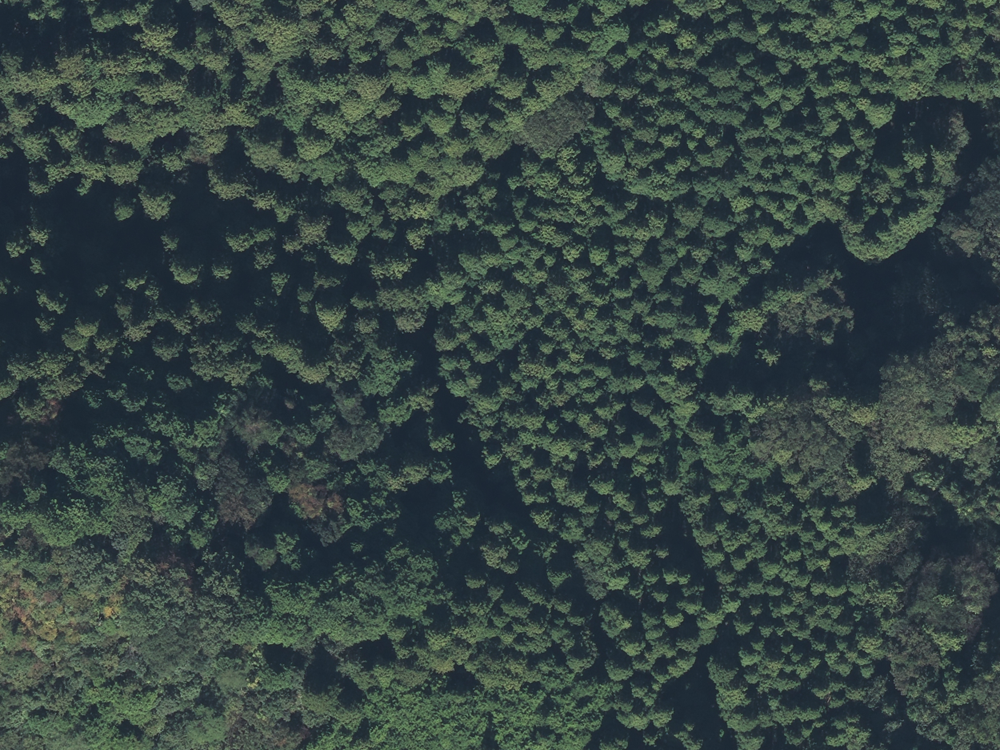
#> input picture opencv/input/test1000750.tif, 1000 x 750 px
$ python app.py
#> lines starting #> are read from the running program, lines starting #| are printed output that depends on the picture; after the words box and inside, x2 and y2 are one past the last pixel; in counts of white or black regions, pixels touching at a corner belong together
import numpy as np
import cv2
from matplotlib import pyplot as plt

import tkinter as tk
# python2の場合は、import Tkinter as tk
import tkinter.ttk as ttk
# python2の場合は、import ttk
import sqlite3

colormap_table_count = 0
colormap_table = [
    ['COLORMAP_AUTUMN',  cv2.COLORMAP_AUTUMN ],
    ['COLORMAP_JET',     cv2.COLORMAP_JET    ],
    ['COLORMAP_WINTER',  cv2.COLORMAP_WINTER ],
    ['COLORMAP_RAINBOW', cv2.COLORMAP_RAINBOW],
    ['COLORMAP_OCEAN',   cv2.COLORMAP_OCEAN  ],
    ['COLORMAP_SUMMER',  cv2.COLORMAP_SUMMER ],
    ['COLORMAP_SPRING',  cv2.COLORMAP_SPRING ],
    ['COLORMAP_COOL',    cv2.COLORMAP_COOL   ],
    ['COLORMAP_HSV',     cv2.COLORMAP_HSV    ],
    ['COLORMAP_PINK',    cv2.COLORMAP_PINK   ],
    ['COLORMAP_HOT',     cv2.COLORMAP_HOT    ]]

# img = cv2.imread('./coins.png', 0)
img = cv2.imread('./input/test1000750.tif', 0)
#> img: shape (750, 1000); min 28, max 172, mean 65
# 閾値の設定
threshold = 100

# 二値化(閾値100を超えた画素を255にする。)
ret, img_thresh = cv2.threshold(img, threshold, 255, cv2.THRESH_BINARY)
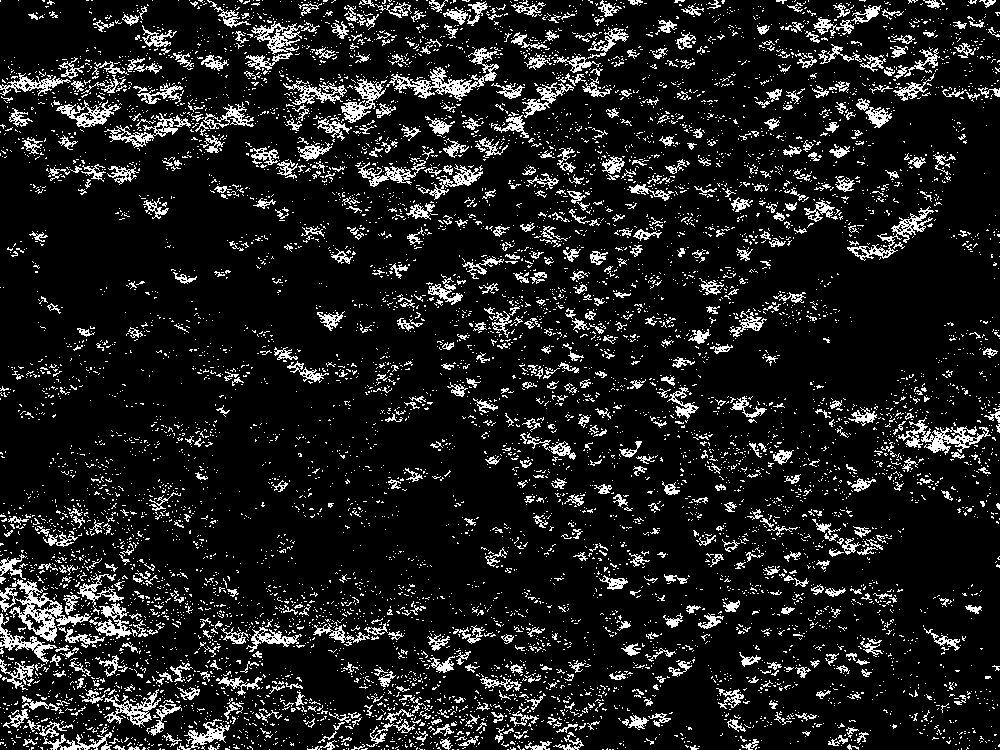
#> img_thresh: shape (750, 1000); 11.6% white in thin lines or dots
#> ret = 100
ret2, img_otsu = cv2.threshold(img, 0, 255, cv2.THRESH_OTSU)
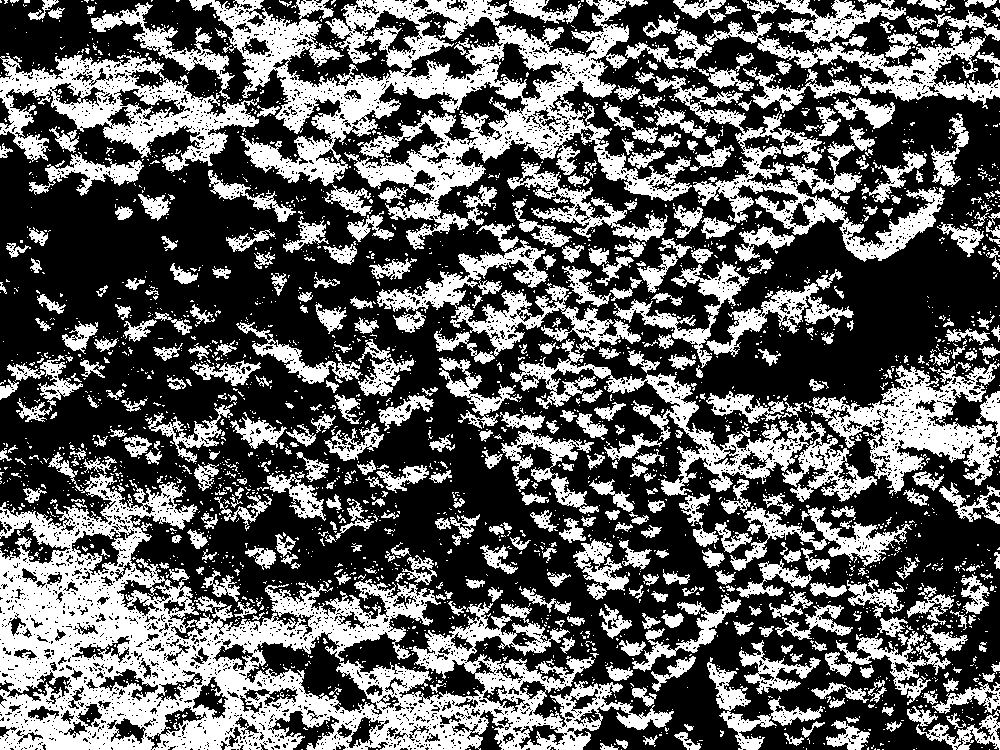
#> img_otsu: shape (750, 1000); 37.6% white; 3108 white regions (2660 under 20 px), largest, box (x1, y1, x2, y2) and area: (0, 452, 674, 750) 66093, (189, 0, 692, 250) 38672, (0, 54, 259, 173) 11681
#> ret2 = 70
# cv2.THRESH_BINARY_INVを追加することで反転
ret2, img_otsu_inv = cv2.threshold(img, 0, 255, cv2.THRESH_BINARY_INV+cv2.THRESH_OTSU)

# noise removal
kernel = np.ones((3,3),np.uint8)
opening = cv2.morphologyEx(img_otsu_inv,cv2.MORPH_OPEN,kernel, iterations = 2)
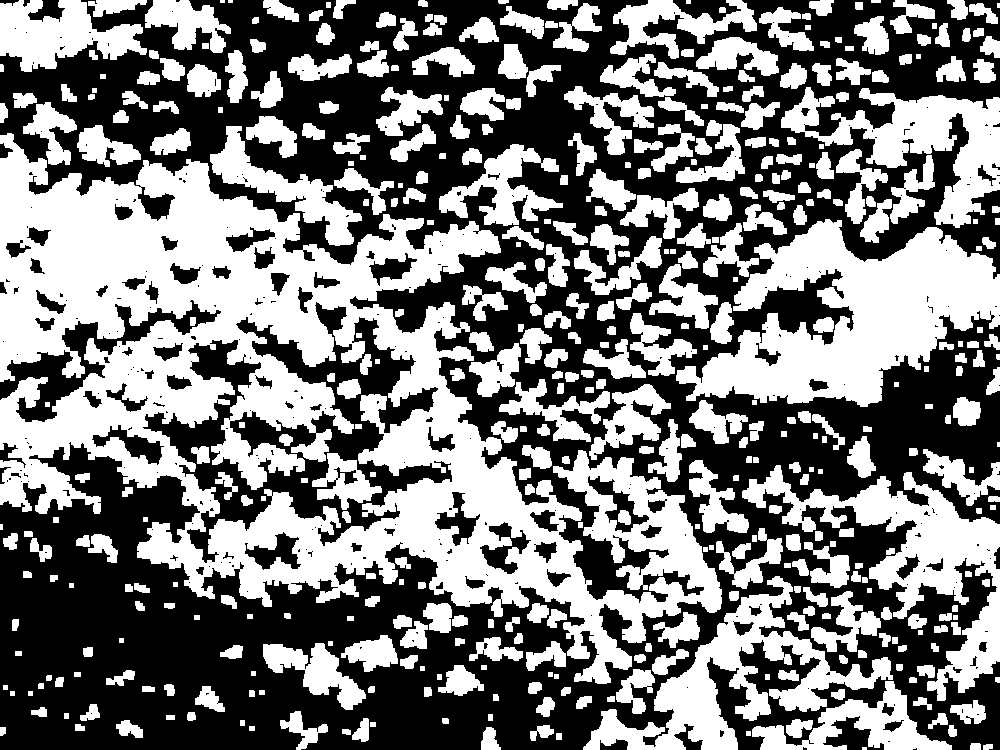
#> opening: shape (750, 1000); 48% white; 450 white regions (6 under 20 px), largest, box (x1, y1, x2, y2) and area: (0, 133, 722, 684) 140432, (676, 219, 1000, 407) 30826, (742, 465, 1000, 701) 15828

# sure background area
sure_bg = cv2.dilate(opening,kernel,iterations=3)
#> sure_bg: shape (750, 1000); 72.3% white; 415 black regions (162 under 20 px), largest, box (x1, y1, x2, y2) and area: (0, 451, 626, 750) 70906, (0, 0, 688, 254) 44331, (649, 350, 1000, 536) 19234

# Finding sure foreground area
dist_transform = cv2.distanceTransform(opening,cv2.DIST_L2,5)
ret, sure_fg = cv2.threshold(dist_transform,0.7*dist_transform.max(),255,0)
#> sure_fg: shape (750, 1000) float32; 0.28% white; 4 white regions (1 under 20 px), largest, box (x1, y1, x2, y2) and area: (69, 223, 132, 270) 1127, (871, 283, 907, 332) 910, (0, 186, 4, 216) 68
#> ret = 28.56

# Finding unknown region
sure_fg = np.uint8(sure_fg)
unknown = cv2.subtract(sure_bg,sure_fg)
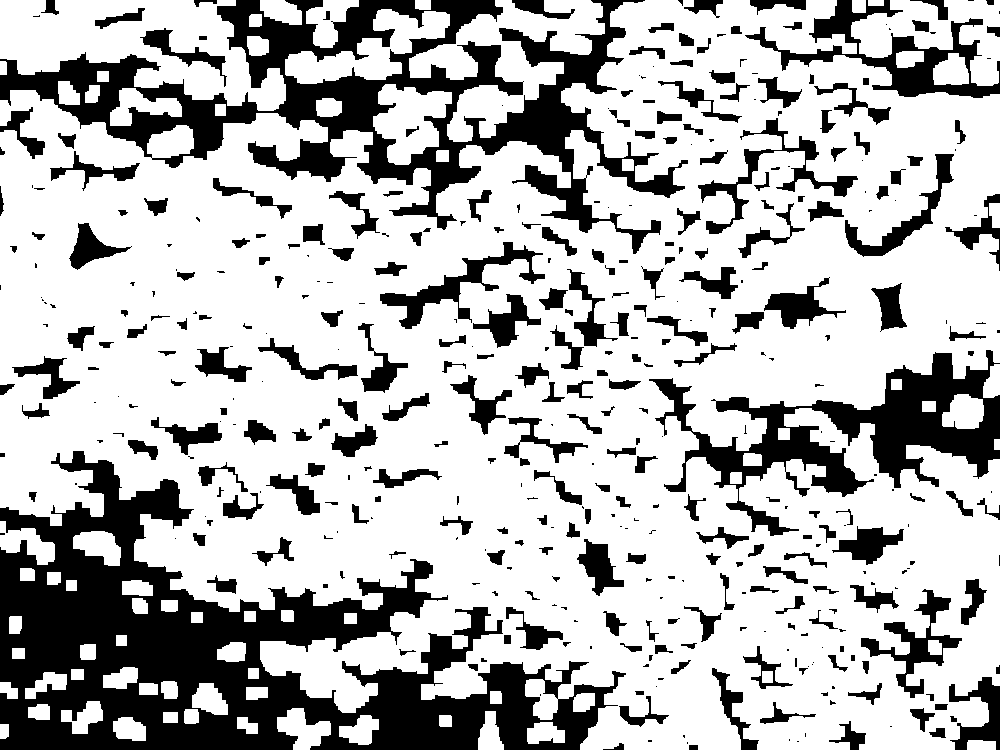
#> unknown: shape (750, 1000); 72% white; 419 black regions (163 under 20 px), largest, box (x1, y1, x2, y2) and area: (0, 451, 626, 750) 70906, (0, 0, 688, 254) 44331, (649, 350, 1000, 536) 19234

# Marker labelling
ret, markers = cv2.connectedComponents(sure_fg)
#> markers: shape (750, 1000) int32; 5 distinct labels, from 0 to 4
#> ret = 5

# Add one to all labels so that sure background is not 0, but 1
# markers = markers+1

# Now, mark the region of unknown with zero
# markers[unknown==255] = 0

apply_color_map_image = cv2.applyColorMap(img_otsu_inv, colormap_table[1][1])
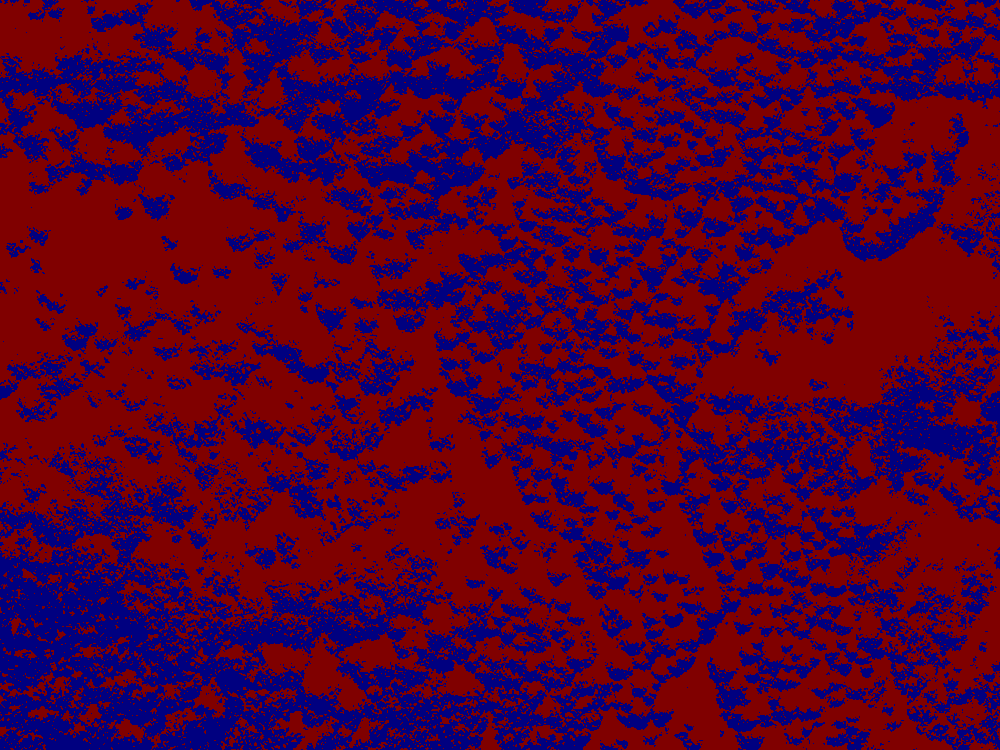
#> apply_color_map_image: shape (750, 1000, 3); mean B, G, R 48.2, 0, 79.8

#閾値がいくつになったか確認
print("ret2: {}".format(ret2))
#| ret2: 70.0

# 二値化画像の表示
# cv2.imshow("img_th", img_thresh)
# cv2.imshow("img_otsu", img_otsu)
# 二値化画像の書き出し
cv2.imwrite("./img_th.png", img_thresh)
cv2.imwrite("./img_otsu.png", img_otsu)
cv2.imwrite("./img_otsu_inv.png", img_otsu_inv)
cv2.imwrite("./img_d.png", dist_transform)
cv2.imwrite("./img_s.png", sure_fg)
cv2.imwrite("./img_m.png", markers)
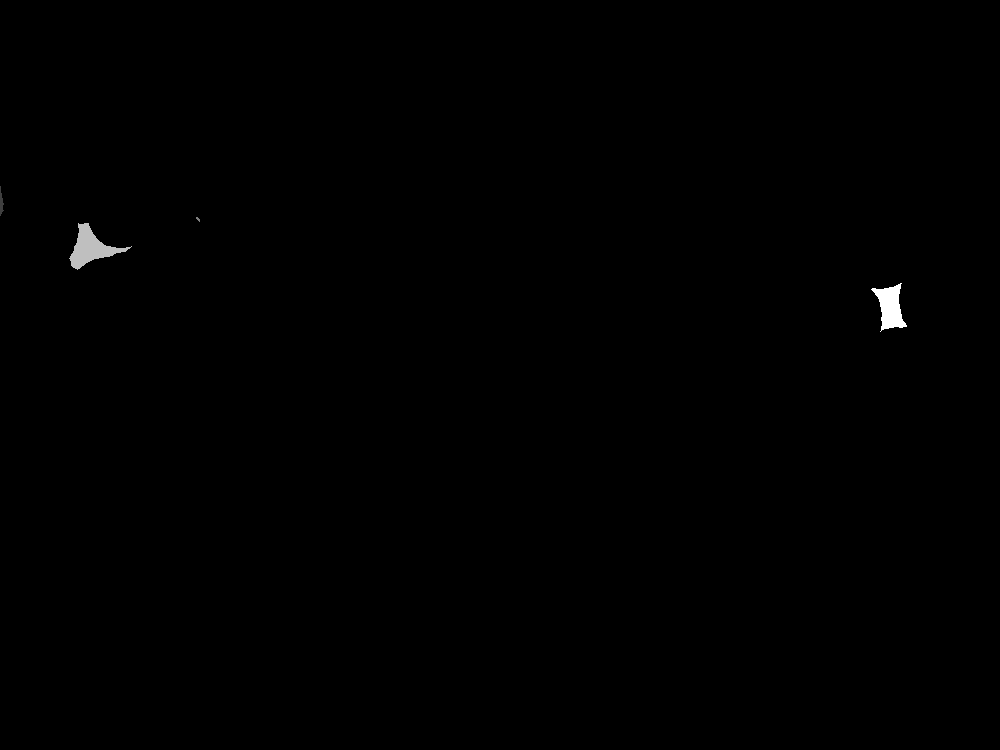
#> saved as img_m.png: shape (750, 1000); min 0, max 4, mean 0.00948; drawn with min black and max white
cv2.imwrite("./img_color.png", apply_color_map_image)

print("complete!")

$ run again, with opencv/coin_result/coins.png saved as opencv/input/test1000750.tif
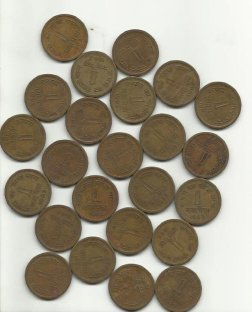
#> input picture opencv/coin_result/coins.png, 252 x 312 px
#> `ret, img_thresh = cv2.threshold(img, threshold, 255, cv2.THRESH_BINARY)`:
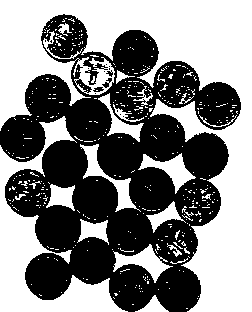
#> img_thresh: shape (312, 252); 51.1% white; 16 black regions (12 under 20 px), largest, box (x1, y1, x2, y2) and area: (0, 14, 241, 312) 38364, (102, 78, 112, 88) 43, (93, 87, 104, 92) 37, (106, 70, 113, 77) 24
#> `ret, img_thresh = cv2.threshold(img, threshold, 255, cv2.THRESH_BINARY)`: ret = 100
#> img_otsu: shape (312, 252); 44.1% white; 15 white regions, largest, box (x1, y1, x2, y2) and area: (0, 0, 252, 312) 24925, (0, 146, 124, 312) 5653, (115, 248, 168, 281) 657
#> ret2 = 162
#> opening: shape (312, 252); 55.9% white; 15 black regions, largest, box (x1, y1, x2, y2) and area: (0, 0, 252, 312) 24935, (0, 146, 124, 312) 5653, (115, 248, 168, 281) 657
#> sure_bg: shape (312, 252); 66.1% white; 17 black regions (5 under 20 px), largest, box (x1, y1, x2, y2) and area: (0, 0, 252, 312) 21098, (0, 155, 116, 312) 4232, (175, 109, 199, 133) 203
#> `ret, sure_fg = cv2.threshold(dist_transform,0.7*dist_transform.max(),2..`: ret = 16.78
#> markers: shape (312, 252) int32; 25 distinct labels, from 0 to 24
#> `ret, markers = cv2.connectedComponents(sure_fg)`: ret = 25
#| ret2: 162.0
#> `cv2.imwrite("./img_m.png", markers)`:
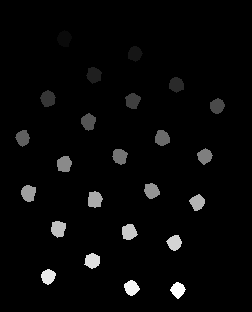
#> saved as img_m.png: shape (312, 252); min 0, max 24, mean 0.7; drawn with min black and max white
